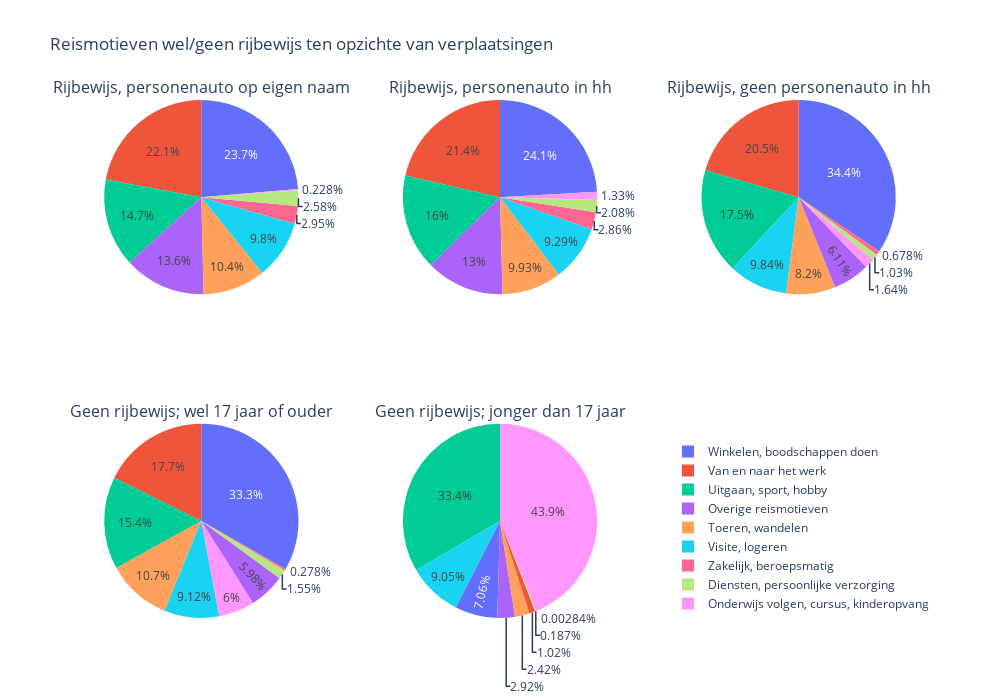

The notebook cell this image was saved under:
### Code cell
#Subplotjes
#Rijbewijs verplaatsingen
from plotly.subplots import make_subplots
import plotly.graph_objects as go

specs = [[{'type':'domain'}, {'type':'domain'}, {'type':'domain'}], [{'type':'domain'}, {'type':'domain'}, {'type':'domain'}]]
fig = make_subplots(
    rows=2, cols=3,
    subplot_titles=('Rijbewijs, personenauto op eigen naam', 'Rijbewijs, personenauto in hh', 'Rijbewijs, geen personenauto in hh',
                    'Geen rijbewijs; wel 17 jaar of ouder','Geen rijbewijs; jonger dan 17 jaar'), 
    specs = specs)

fig.add_trace(go.Pie(values = data_motief_auto2['Verplaatsingen_1'], labels = data_motief_auto2['Reismotieven']), row=1, col=1)

fig.add_trace(go.Pie(values = data_motief_auto3['Verplaatsingen_1'], labels = data_motief_auto3['Reismotieven']), row=1, col=2)
fig.add_trace(go.Pie(values = data_motief_auto4['Verplaatsingen_1'], labels = data_motief_auto4['Reismotieven']), row=1, col=3)
fig.add_trace(go.Pie(values = data_motief_auto5['Verplaatsingen_1'], labels = data_motief_auto5['Reismotieven']), row=2, col=1)
fig.add_trace(go.Pie(values = data_motief_auto6['Verplaatsingen_1'], labels = data_motief_auto6['Reismotieven']), row=2, col=2)

fig.update_layout(height=700, width=1000,
                  title_text="Reismotieven wel/geen rijbewijs ten opzichte van verplaatsingen ")
fig.update_layout(showlegend = True)
fig.update_layout(legend=dict(
    yanchor="bottom",
    y=0,
    xanchor="left",
    x=0.7
))

fig.show()

### Figure 1 — Plotly figure (JSON) as saved in the notebook; plotly's stock layout.template omitted (floating-point values rounded to 4 significant figures)
{"data": [{"domain": {"x": [0, 0.2889], "y": [0.625, 1]}, "labels": ["Diensten, persoonlijke verzorging", "Onderwijs volgen, cursus, kinderopvang", "Overige reismotieven", "Toeren, wandelen", "Uitgaan, sport, hobby", "Van en naar het werk", "Visite, logeren", "Winkelen, boodschappen doen", "Zakelijk, beroepsmatig"], "type": "pie", "values": [108.1, 9.54, 570.5, 436.5, 614.9, 925.9, 410.9, 991.9, 123.7]}, {"domain": {"x": [0.3556, 0.6444], "y": [0.625, 1]}, "labels": ["Diensten, persoonlijke verzorging", "Onderwijs volgen, cursus, kinderopvang", "Overige reismotieven", "Toeren, wandelen", "Uitgaan, sport, hobby", "Van en naar het werk", "Visite, logeren", "Winkelen, boodschappen doen", "Zakelijk, beroepsmatig"], "type": "pie", "values": [76.44, 48.76, 479, 365.5, 587.1, 788.5, 341.6, 886.6, 105.2]}, {"domain": {"x": [0.7111, 1], "y": [0.625, 1]}, "labels": ["Diensten, persoonlijke verzorging", "Onderwijs volgen, cursus, kinderopvang", "Overige reismotieven", "Toeren, wandelen", "Uitgaan, sport, hobby", "Van en naar het werk", "Visite, logeren", "Winkelen, boodschappen doen", "Zakelijk, beroepsmatig"], "type": "pie", "values": [20.2, 32.34, 120.3, 161.6, 345.6, 404.6, 193.8, 678.0, 13.36]}, {"domain": {"x": [0, 0.2889], "y": [0, 0.375]}, "labels": ["Diensten, persoonlijke verzorging", "Onderwijs volgen, cursus, kinderopvang", "Overige reismotieven", "Toeren, wandelen", "Uitgaan, sport, hobby", "Van en naar het werk", "Visite, logeren", "Winkelen, boodschappen doen", "Zakelijk, beroepsmatig"], "type": "pie", "values": [28.8, 111.4, 111.2, 199.6, 286.3, 328.4, 169.5, 617.9, 5.16]}, {"domain": {"x": [0.3556, 0.6444], "y": [0, 0.375]}, "labels": ["Diensten, persoonlijke verzorging", "Onderwijs volgen, cursus, kinderopvang", "Overige reismotieven", "Toeren, wandelen", "Uitgaan, sport, hobby", "Van en naar het werk", "Visite, logeren", "Winkelen, boodschappen doen", "Zakelijk, beroepsmatig"], "type": "pie", "values": [5.28, 1238.0, 82.4, 68.3, 943.5, 28.75, 255.3, 199.3, 0.08]}], "layout": {"annotations": [{"font": {"size": 16}, "showarrow": false, "text": "Rijbewijs, personenauto op eigen naam", "x": 0.1444, "xanchor": "center", "xref": "paper", "y": 1, "yanchor": "bottom", "yref": "paper"}, {"font": {"size": 16}, "showarrow": false, "text": "Rijbewijs, personenauto in hh", "x": 0.5, "xanchor": "center", "xref": "paper", "y": 1, "yanchor": "bottom", "yref": "paper"}, {"font": {"size": 16}, "showarrow": false, "text": "Rijbewijs, geen personenauto in hh", "x": 0.8556, "xanchor": "center", "xref": "paper", "y": 1, "yanchor": "bottom", "yref": "paper"}, {"font": {"size": 16}, "showarrow": false, "text": "Geen rijbewijs; wel 17 jaar of ouder", "x": 0.1444, "xanchor": "center", "xref": "paper", "y": 0.375, "yanchor": "bottom", "yref": "paper"}, {"font": {"size": 16}, "showarrow": false, "text": "Geen rijbewijs; jonger dan 17 jaar", "x": 0.5, "xanchor": "center", "xref": "paper", "y": 0.375, "yanchor": "bottom", "yref": "paper"}], "height": 700, "legend": {"x": 0.7, "xanchor": "left", "y": 0, "yanchor": "bottom"}, "showlegend": true, "title": {"text": "Reismotieven wel/geen rijbewijs ten opzichte van verplaatsingen "}, "width": 1000}}
